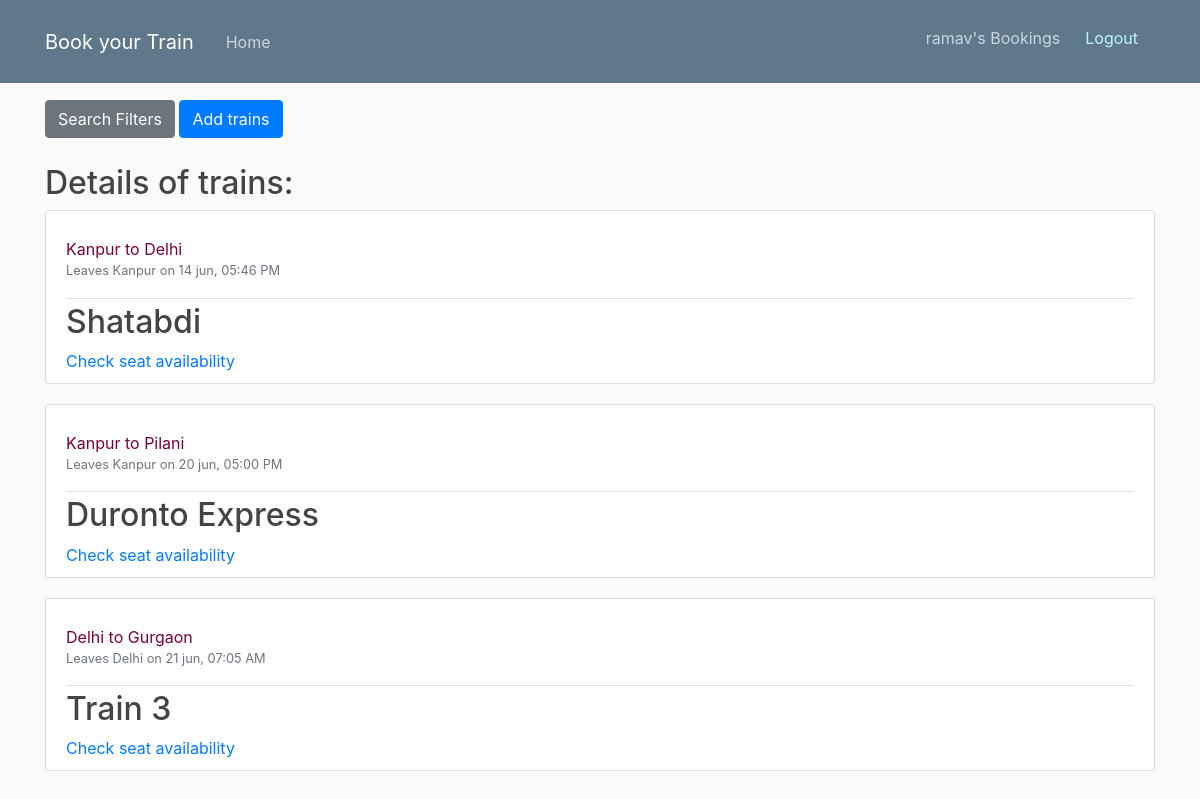
The app's page / (signed in) with its own data.
### backend/models.py (models this page shows, shortened)
class Train(models.Model):
    name = models.CharField(max_length=100)
    source = models.CharField(max_length=100)
    destination = models.CharField(max_length=100)
    departure_time = models.DateTimeField(default=timezone.now)
    total_seats = models.IntegerField()
    seats_available = models.IntegerField()

### backend/views.py (the view)
# urls.py: path('', views.home, name='backend-home'),
@login_required
def home(request):
    source = request.GET.get("source", "").strip()
    destination = request.GET.get("destination", "").strip()
    departure_time = request.GET.get("departure_time", "").strip()
    trains = Train.objects.all()
    if source:
        trains = trains.filter(source__icontains=source)
    if destination:
       trains = trains.filter(destination__icontains=destination)
    if departure_time:
        trains = trains.filter(departure_time__icontains=departure_time)
    return render(request, 'backend/home.html', {'trains':trains})

### backend/templates/backend/home.html (shortened to what this page needs)
{% extends 'backend/base.html' %}
{% block content %}
<div style="margin-top: 100;">
  <button class="btn btn-secondary mb-3" type="button" data-toggle="collapse" data-target="#searchFilters" aria-expanded="false" aria-controls="searchFilters">
    Search Filters
  </button>
{% if user.is_superuser %}
<a href="{% url 'add-train' %}" class="btn btn-primary mb-3" style="margin-bottom: 40;">Add trains</a>
{% endif %}
</div>
<h2 style="margin-top: 10;">Details of trains:</h2>
{% for train in trains %}
<article class="media content-section mt-20">
  <div class="media-body">
    <div class="article-metadata">
      <p class="mr-2">
      <div style="color: rgb(125, 0, 61);">{{ train.source }} to {{train.destination}}</div>
      <small class="text-muted">Leaves {{train.source}} on {{ train.departure_time|date:"d b, h:i A" }}</small></p>
    </div>
    <h2>{{ train.name }}</h2>
    <a href="{% url 'train-details' train.id%}">Check seat availability</a>
  </div>
</article>
{% endfor %}
{% endblock content %}

### backend/templates/backend/base.html (shortened to what this page needs)
{% load static %}
<html>
<head>
    <link rel="stylesheet" href="https://cdn.jsdelivr.net/npm/bootstrap@4.0.0/dist/css/bootstrap.min.css"
>
    <link rel="stylesheet" type="text/css" href='{% static "backend/style.css" %}'>
</head>
<body>
    <header class="site-header">
        <nav class="navbar navbar-expand-md navbar-dark bg-steel fixed-top">
            <div class="container">
                <a class="navbar-brand mr-4" href="/">Book your Train</a>
                <div class="collapse navbar-collapse" id="navbarToggle">
                    <div class="navbar-nav mr-auto">
                        <a class="nav-item nav-link" href="/">Home</a>
                    </div>
                    <div class="navbar-nav">
                        {% if user.is_authenticated %}
                        <a href="{% url 'my-bookings' %}" class="nav-item nav-link" style="margin-top: 10;">{{user}}'s Bookings</a>
                        <form action="{% url 'logout-page' %}" method="post" style="display: inline;">
                            <button type="submit" class="nav-item nav-link btn btn-link"
                                    style="color: rgb(186, 245, 255); padding: 8px 16px; margin-top: 9; font-size: 1rem; text-align: center; line-height: 1.5;">Logout</button>
                        </form>
                        {% else %}
                        <a class="nav-item nav-link" href="{% url 'login-page' %}">Login</a>
                        <a class="nav-item nav-link" href="{% url 'register-page' %}">Register</a>
                        {% endif %}
                    </div>
                </div>
            </div>
        </nav>
    </header>
    <div class="container">
        {% block content %} {% endblock %}
    </div>
</body>
</html>

### backend/static/backend/style.css (style rules this page uses)
body { background: #fafafa; color: #333333; margin-top: 5rem; }
h1, h2, h3, h4, h5, h6 { color: #444444; }
.bg-steel { background-color: #5f788a; }
.site-header .navbar-nav .nav-link { color: #cbd5db; }
.content-section { background: #ffffff; padding: 10px 20px; border: 1px solid #dddddd; border-radius: 3px; margin-bottom: 20px; }
.article-metadata { padding-bottom: 1px; margin-bottom: 4px; border-bottom: 1px solid #e3e3e3 }

### records on screen
Train: source "Kanpur", destination "Delhi", departure_time "14 jun, 05:46 PM", name "Shatabdi"
Train: source "Kanpur", destination "Pilani", departure_time "20 jun, 05:00 PM", name "Duronto Express"
Train: source "Delhi", destination "Gurgaon", departure_time "21 jun, 07:05 AM", name "Train 3"

### other values on screen
{{ user }} "ramav"
